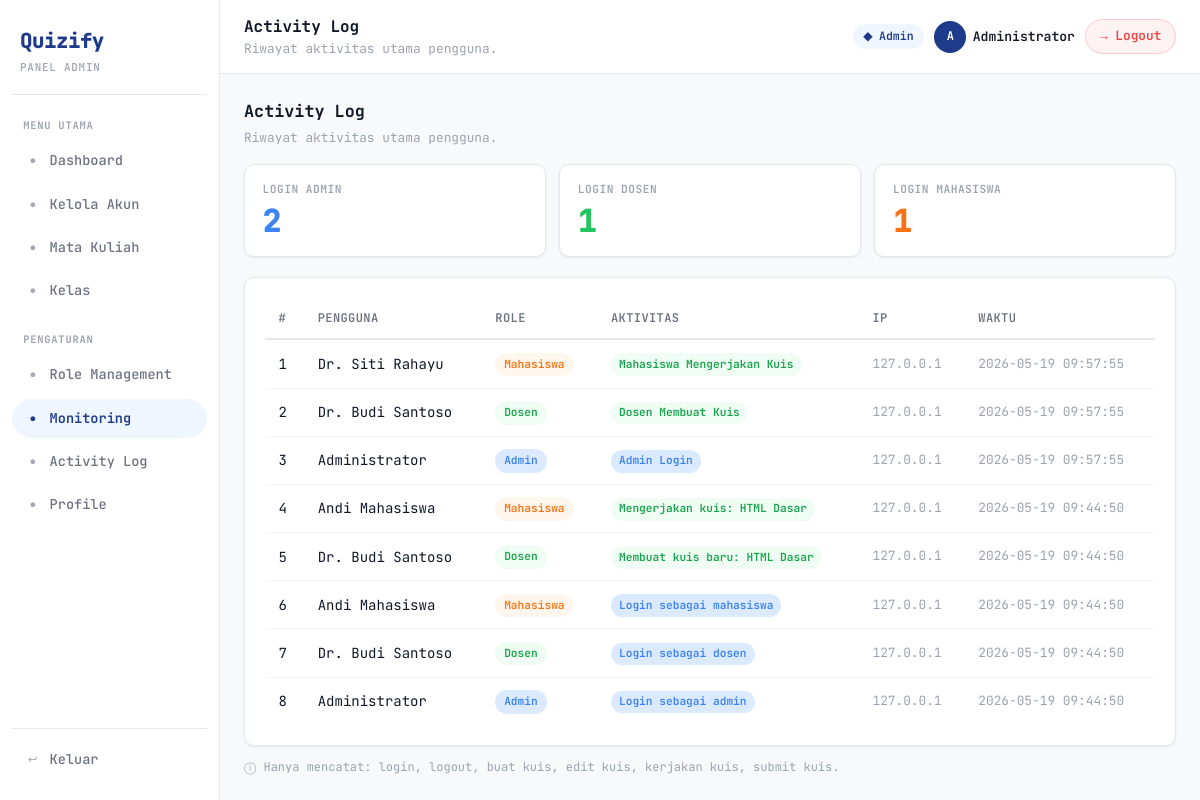
The page /index.php?page=monitoring (signed in) on the database its author committed.
### tables this page shows
CREATE TABLE `activity_log` (
  `id` int NOT NULL,
  `user_id` int DEFAULT NULL,
  `aksi` varchar(200) NOT NULL,
  `ip_address` varchar(50) DEFAULT NULL,
  `role` varchar(30) DEFAULT NULL,
  `class_id` int DEFAULT NULL,
  `quiz_id` int DEFAULT NULL,
  `created_at` timestamp NULL DEFAULT CURRENT_TIMESTAMP
);

CREATE TABLE `users` (
  `id` int NOT NULL,
  `nama` varchar(100) NOT NULL,
  `email` varchar(100) NOT NULL,
  `password` varchar(255) NOT NULL,
  `role` enum('admin','dosen','mahasiswa') NOT NULL DEFAULT 'mahasiswa',
  `nim_nip` varchar(20) DEFAULT NULL,
  `created_at` timestamp NULL DEFAULT CURRENT_TIMESTAMP,
  `updated_at` timestamp NULL DEFAULT CURRENT_TIMESTAMP ON UPDATE CURRENT_TIMESTAMP
);

### app/controllers/admin/MonitoringController.php (called while the page is built, shortened)
<?php
require_once 'app/models/MonitoringModel.php';
class MonitoringController
{
    private $model;
    public function __construct()
    {
        $this->model = new MonitoringModel();
    }
    public function index()
    {
        $logs = $this->model->getLogs(50);
        $statsLogin = $this->model->getStatsLogin();
        require 'app/views/admin/monitoring/index.php';
    }
}

### app/core/Router.php (called while the page is built, shortened)
<?php
class Router
{
    public function dispatch($page, $action)
    {
        [$file, $class, $defaultMethod, $role] = $this->routes[$page];
        $controller = new $class();
        $method = $defaultMethod ?: $this->sanitizeAction($action);
        $controller->$method();
    }
}

### index.php (called while the page is built, shortened)
<?php
require_once APP_ROOT . '/app/core/Router.php';
$page = $_GET['page'] ?? null;
$action = $_GET['action'] ?? 'index';
(new Router())->dispatch($page, $action);

### config/database.php (called while the page is built, shortened)
<?php
function getDB()
{
    static $pdo = null;
    if ($pdo === null) {
        try {
            $dsn = "mysql:host=" . DB_HOST . ";port=" . DB_PORT . ";dbname=" . DB_NAME . ";charset=" . DB_CHARSET;
            $pdo = new PDO($dsn, DB_USER, DB_PASS);
            $pdo->setAttribute(PDO::ATTR_ERRMODE, PDO::ERRMODE_EXCEPTION);
            $pdo->setAttribute(PDO::ATTR_DEFAULT_FETCH_MODE, PDO::FETCH_ASSOC);
        } catch (PDOException $e) {
            die('<div style="font-family:sans-serif;padding:2rem;color:#dc2626;">
                <strong>Koneksi Database Gagal</strong><br>
                Pastikan MySQL berjalan dan konfigurasi di config/database.php sudah benar.<br>
                Error: ' . $e->getMessage() . '
            </div>');
        }
    }
    return $pdo;
}

### app/models/MonitoringModel.php (called while the page is built)
<?php
require_once __DIR__ . '/../../config/database.php';
require_once __DIR__ . '/ActivityModel.php';
class MonitoringModel {
    private $db;
    public function __construct() {
        $this->db = getDB();
    }
    public function getLogs($limit = 50) {
        return ActivityModel::getLogs($limit);
    }
    public function getStatsLogin() {
        $stmt = $this->db->query(
            "SELECT u.role, COUNT(al.id) as total
             FROM activity_log al
             LEFT JOIN users u ON al.user_id = u.id
             WHERE al.aksi LIKE '%Login%'
             GROUP BY u.role"
        );
        return $stmt->fetchAll();
    }
}

### app/models/ActivityModel.php (called while the page is built, shortened)
<?php
require_once __DIR__ . '/../../config/database.php';
class ActivityModel
{
    public static function getLogs($limit = 50)
    {
        $db = getDB();
        self::ensureSchema($db);
        $stmt = $db->prepare(
            'SELECT
                al.id,
                al.aksi,
                al.ip_address,
                al.role AS log_role,
                al.class_id,
                al.quiz_id,
                al.created_at,
                u.nama,
                u.email,
                COALESCE(al.role, u.role) AS role,
                k.nama AS nama_kelas,
                q.judul AS nama_kuis
             FROM activity_log al
             LEFT JOIN users u ON u.id = al.user_id
             LEFT JOIN kelas k ON k.id = al.class_id
             LEFT JOIN kuis q ON q.id = al.quiz_id
             ORDER BY al.created_at DESC, al.id DESC
             LIMIT :limit'
        );
        $stmt->bindValue(':limit', (int) $limit, PDO::PARAM_INT);
        $stmt->execute();
        return $stmt->fetchAll();
    }
    public static function ensureSchema(PDO $db)
    {
        foreach ([
            'role' => 'VARCHAR(30) NULL',
            'class_id' => 'INT NULL',
            'quiz_id' => 'INT NULL',
        ] as $column => $definition) {
            $stmt = $db->prepare('SHOW COLUMNS FROM activity_log LIKE :column_name');
            $stmt->execute(['column_name' => $column]);
        }
    }
}

### app/views/admin/monitoring/index.php (the view, shortened to what this page needs)
<?php
require 'app/views/layouts/header.php';
require 'app/views/layouts/sidebar.php';
?>
<main class="main">
    <?php require 'app/views/layouts/topbar.php'; ?>
    <section class="page-content">
        <div class="section-header">
            <div>
                <h2>Activity Log</h2>
                <p class="text-muted" style="margin-top:0.15rem;">Riwayat aktivitas utama pengguna.</p>
            </div>
        </div>
        <div class="stats-grid" style="grid-template-columns:repeat(3,1fr); margin-bottom:1.25rem;">
            <?php
            $loginMap = [];
            foreach ($statsLogin as $s) { $loginMap[$s['role']] = $s['total']; }
            ?>
            <div class="stat-card blue">
                <div class="stat-label">Login Admin</div>
                <div class="stat-value"><?= $loginMap['admin'] ?? 0 ?></div>
            </div>
            <div class="stat-card green">
                <div class="stat-label">Login Dosen</div>
                <div class="stat-value"><?= $loginMap['dosen'] ?? 0 ?></div>
            </div>
            <div class="stat-card orange">
                <div class="stat-label">Login Mahasiswa</div>
                <div class="stat-value"><?= $loginMap['mahasiswa'] ?? 0 ?></div>
            </div>
        </div>
        <div class="card">
            <table class="table">
                <thead>
                    <tr>
                        <th>#</th>
                        <th>Pengguna</th>
                        <th>Role</th>
                        <th>Aktivitas</th>
                        <th>IP</th>
                        <th>Waktu</th>
                    </tr>
                </thead>
                <tbody id="monitoring-activity-body" data-feed-url="index.php?page=admin-activity-feed&limit=50">
                    <?php if (!empty($logs)): ?>
                        <?php $no = 1; foreach ($logs as $log): ?>
                            <?php
                            $aksi = strtolower($log['aksi'] ?? '');
                            if (str_contains($aksi,'login'))  { $tagCls = 'log-tag-login';  }
                            elseif (str_contains($aksi,'logout')) { $tagCls = 'log-tag-logout'; }
                            elseif (str_contains($aksi,'submit') || str_contains($aksi,'kerjakan')) { $tagCls = 'log-tag-submit'; }
                            else  { $tagCls = 'log-tag-kuis'; }
                            ?>
                            <tr>
                                <td><?= $no++ ?></td>
                                <td><?= htmlspecialchars($log['nama'] ?? '-') ?></td>
                                <td>
                                    <?php if (!empty($log['role'])): ?>
                                        <span class="badge badge-<?= $log['role']==='admin'?'blue':($log['role']==='dosen'?'green':'orange') ?>">
                                            <?= ucfirst($log['role']) ?>
                                        </span>
                                    <?php else: ?>
                                        <span class="text-muted">-</span>
                                    <?php endif; ?>
                                </td>
                                <td><span class="log-tag <?= $tagCls ?>"><?= htmlspecialchars($log['aksi']) ?></span></td>
                                <td class="text-muted"><?= htmlspecialchars($log['ip_address'] ?? '-') ?></td>
                                <td class="text-muted"><?= htmlspecialchars($log['created_at']) ?></td>
                            </tr>
                        <?php endforeach; ?>
                    <?php else: ?>
                        <tr>
                            <td colspan="6" class="text-center text-muted" style="padding:2rem;">Belum ada aktivitas tercatat.</td>
                        </tr>
                    <?php endif; ?>
                </tbody>
            </table>
        </div>
        <p class="text-muted" style="margin-top:0.75rem; font-size:0.75rem;">
            &#9432; Hanya mencatat: login, logout, buat kuis, edit kuis, kerjakan kuis, submit kuis.
        </p>
    </section>
    <?php require 'app/views/layouts/footer.php'; ?>

### public/css/style.css (style rules this page uses)
*, *::before, *::after { margin: 0; padding: 0; box-sizing: border-box; }
:root { --primary: #1E3A8A; --primary-light: #EFF6FF; --accent: #3B82F6; --accent-light: #DBEAFE; --orange: #F97316; --orange-light: #FFF7ED; --green: #22C55E; --green-light: #F0FDF4; --red: #EF4444; --red-light: #FEF2F2; --yellow: #F59E0B; --yellow-light: #FFFBEB; --purple: #8B5CF6; --purple-light: #F5F3FF; --white: #FFFFFF; --bg: #F8F9FB; --black: #111827; --gray-100: #F3F4F6; --gray-200: #E5E7EB; --gray-400: #9CA3AF; --gray-600: #6B7280; --radius: 10px; --radius-sm: 6px; --shadow: 0 1px 3px rgba(0, 0, 0, 0.07); --shadow-md: 0 4px 16px rgba(0, 0, 0, 0.08); --font: 'JetBrains Mono', monospace; }
html { scroll-behavior: smooth; }
body { font-family: var(--font); background: var(--bg); color: var(--black); line-height: 1.6; min-height: 100vh; -webkit-font-smoothing: antialiased; }
h2 { font-size: 1.05rem; font-weight: 700; }
p { font-size: 0.875rem; }
.text-muted { color: var(--gray-400); font-size: 0.8rem; }
.badge { display: inline-flex; align-items: center; padding: 0.18rem 0.55rem; border-radius: 20px; font-size: 0.7rem; font-weight: 600; }
.badge-blue { background: var(--accent-light); color: var(--accent); }
.badge-green { background: var(--green-light); color: #16A34A; }
.badge-orange { background: var(--orange-light); color: var(--orange); }
.card { background: var(--white); border: 1px solid var(--gray-200); border-radius: var(--radius); padding: 1.25rem; box-shadow: var(--shadow); }

### public/css/admin.css (style rules this page uses)
.main { display: flex; flex-direction: column; min-height: 100vh; overflow: hidden; }
.page-content { padding: 1.5rem; flex: 1; }
.stats-grid { display: grid; grid-template-columns: repeat(5, 1fr); gap: 0.85rem; margin-bottom: 1.5rem; }
.stat-card { background: var(--white); border: 1px solid var(--gray-200); border-radius: var(--radius); padding: 1rem 1.1rem; box-shadow: var(--shadow); }
.stat-card .stat-label { font-size: 0.7rem; font-weight: 600; color: var(--gray-400); text-transform: uppercase; letter-spacing: 0.5px; }
.stat-card .stat-value { font-size: 2rem; font-weight: 800; line-height: 1.2; margin-top: 0.2rem; }
.stat-card.blue .stat-value { color: var(--accent); }
.stat-card.green .stat-value { color: var(--green); }
.stat-card.orange .stat-value { color: var(--orange); }
.section-header { display: flex; align-items: center; justify-content: space-between; margin-bottom: 1rem; }
.table { width: 100%; border-collapse: collapse; font-size: 0.875rem; }
.table thead tr { border-bottom: 2px solid var(--gray-200); }
.table th { text-align: left; padding: 0.65rem 0.85rem; font-size: 0.75rem; font-weight: 600; color: var(--gray-600); text-transform: uppercase; letter-spacing: 0.4px; white-space: nowrap; }
.table td { padding: 0.7rem 0.85rem; border-bottom: 1px solid var(--gray-100); vertical-align: middle; }
.table tbody tr:last-child td { border-bottom: none; }
.log-tag { display: inline-flex; padding: 0.15rem 0.5rem; border-radius: 20px; font-size: 0.7rem; font-weight: 600; }
.log-tag-login { background: var(--accent-light); color: var(--accent); }
.log-tag-kuis { background: var(--green-light); color: #16A34A; }

### rows shown on the page
activity_log: user.nama "Dr. Siti Rahayu", role "Mahasiswa", aksi "Mahasiswa Mengerjakan Kuis", ip_address "127.0.0.1", created_at "2026-05-19 09:57:55"
activity_log: user.nama "Dr. Budi Santoso", role "Dosen", aksi "Dosen Membuat Kuis", ip_address "127.0.0.1", created_at "2026-05-19 09:57:55"
activity_log: user.nama "Administrator", role "Admin", aksi "Admin Login", ip_address "127.0.0.1", created_at "2026-05-19 09:57:55"
activity_log: user.nama "Andi Mahasiswa", role "Mahasiswa", aksi "Mengerjakan kuis: HTML Dasar", ip_address "127.0.0.1", created_at "2026-05-19 09:44:50"
activity_log: user.nama "Dr. Budi Santoso", role "Dosen", aksi "Membuat kuis baru: HTML Dasar", ip_address "127.0.0.1", created_at "2026-05-19 09:44:50"
activity_log: user.nama "Andi Mahasiswa", role "Mahasiswa", aksi "Login sebagai mahasiswa", ip_address "127.0.0.1", created_at "2026-05-19 09:44:50"
activity_log: user.nama "Dr. Budi Santoso", role "Dosen", aksi "Login sebagai dosen", ip_address "127.0.0.1", created_at "2026-05-19 09:44:50"
activity_log: user.nama "Administrator", role "Admin", aksi "Login sebagai admin", ip_address "127.0.0.1", created_at "2026-05-19 09:44:50"

### other values the page prints
$pageTitle "Activity Log"
$pageSubtitle "Riwayat aktivitas utama pengguna."
$initials "A"
$adminNama "Administrator"
$loginMap['admin'] "2"
$loginMap['dosen'] "1"
$loginMap['mahasiswa'] "1"
